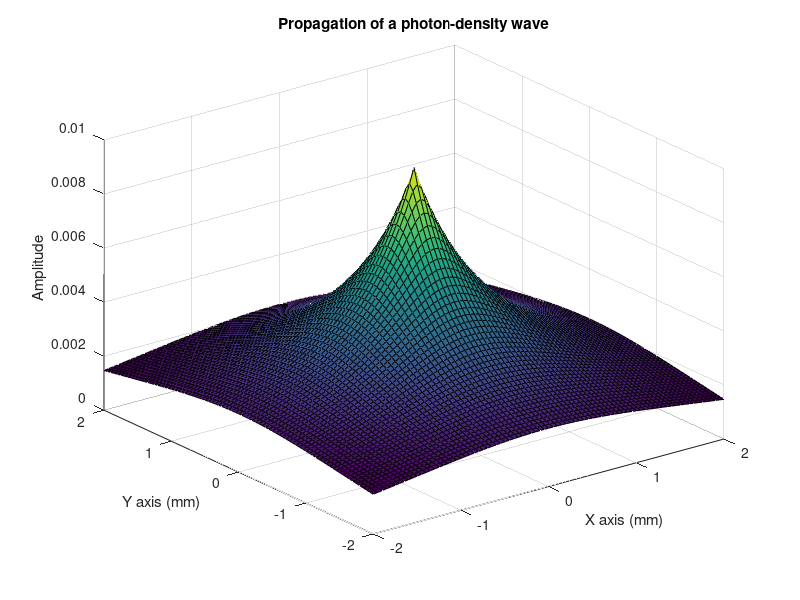

Write MATLAB code to recreate this figure. (Note: this script raises an error after producing the figure.)
clear all
close all
% Input 
u_a = 0.1 * 10^(2) ;
u_spr =  10 * 10^(2) ;
n =1.37;
f = 200*10^8;
% Fact
c = 3*10^8/n ;

% Calculation
w=2*pi*f;
D = 1/(3*(u_a+u_spr));

k_r = sqrt(u_a/(2*D)*(sqrt(1+(w/(c*u_a))^2)-1));

k_i = sqrt(u_a/(2*D)*(sqrt(1+(w/(c*u_a))^2)+1));

k = k_r+k_i*1i;
A=10;
B=1;
u_eff = sqrt(u_a/D);

axis tight manual % this ensures that getframe() returns a consistent size
filename = 'HWOptic_11_9.gif';

for t = 0:0.0001:0.05
      t =t*10^-8
      %[X,Y] = meshgrid(-0.002:0.00005:0.002,-0.002:0.00005:0.002);
      [X,Y] = meshgrid(-2:0.05:2,-2:0.05:2);
      X_m = X*10^-3
      Y_m = Y*10^-3
      r = sqrt(X_m.^2+Y_m.^2)+0.001;
      Z = abs((A.*exp(-u_eff.*r)+B.*exp(1i.*k.*r-1i.*w.*t))./(4.*pi.*c.*D.*r));
      surf(X,Y,Z) 
      xlabel('X axis (mm)')
      ylabel('Y axis (mm)')
      zlabel('Amplitude')
      title('Propagation of a photon-density wave')
      % Capture the plot as an image 
      frame = getframe(gcf); 
      im = frame2im(frame); 
      [imind,cm] = rgb2ind(im,256); 
      % Write to the GIF File 
      if t == 0 
          imwrite(imind,cm,filename,'gif', 'Loopcount',inf); 
      else 
          imwrite(imind,cm,filename,'gif','WriteMode','append'); 
      end
end